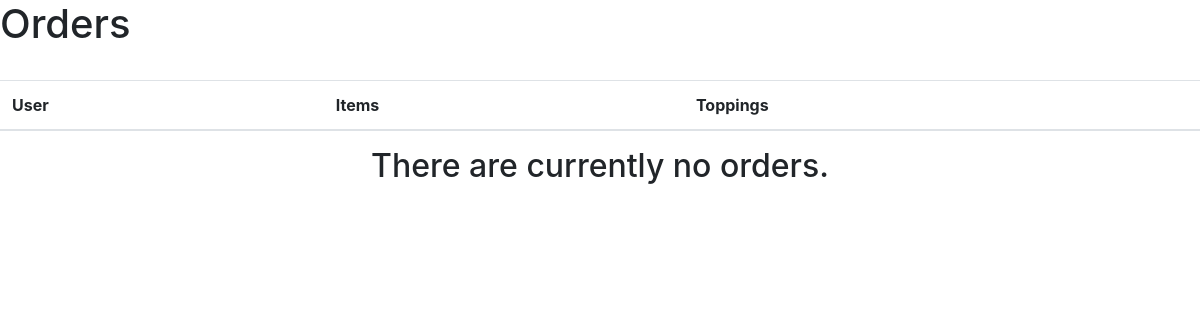
Page /orders (signed in) on the earlier database version.
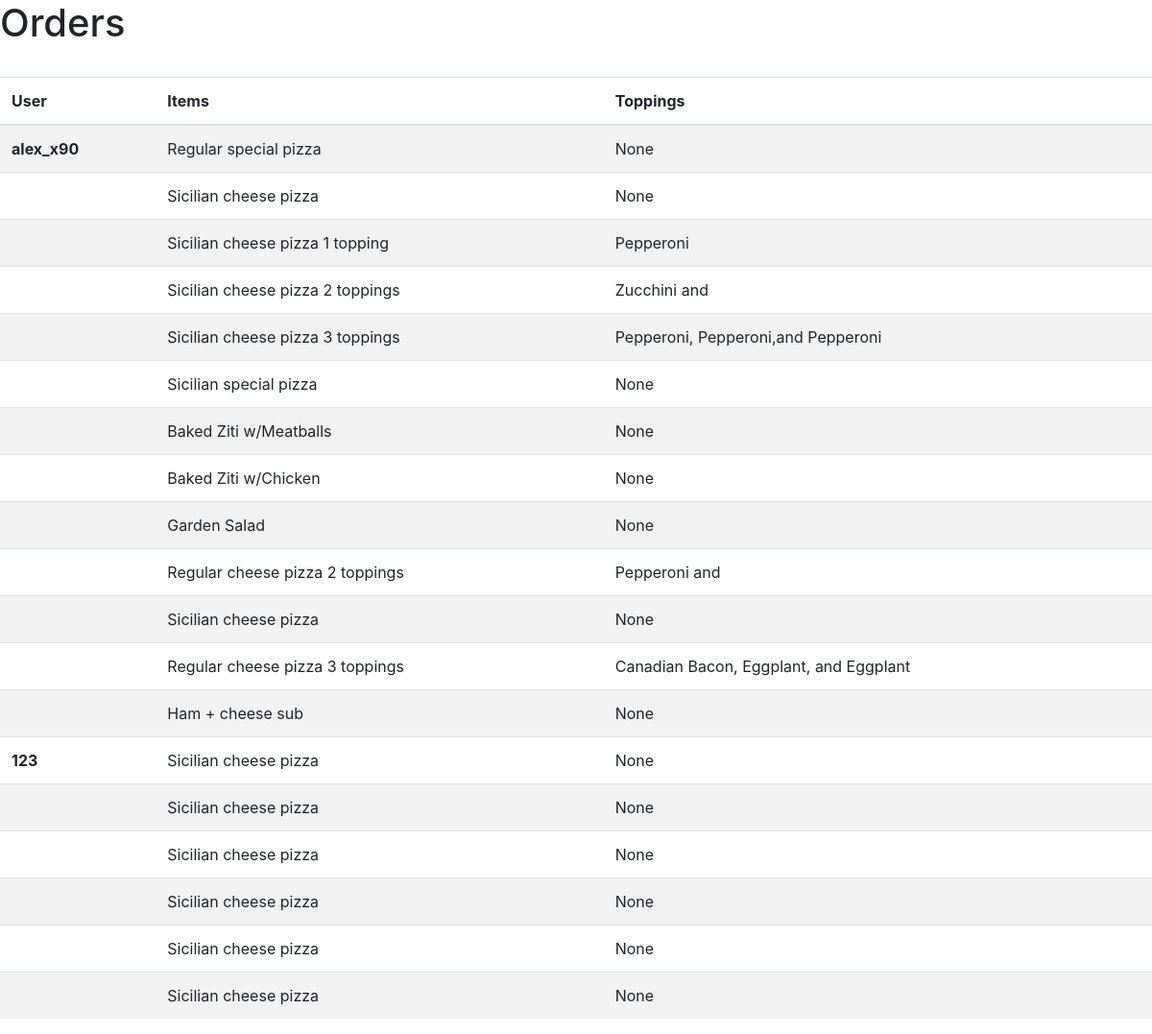
Same page on the later database version.
### orders/models.py (models this page shows)
class orders(models.Model):
    user = models.CharField(max_length=64)
    items = models.CharField(max_length=64)
    toppings = models.CharField(max_length=64)

### orders/views.py (the view, shortened to what this page needs)
# urls.py: path("orders", views.order,name="orders"),
def order(request):
    if request.user.is_superuser:
        context = {
            "orders": orders.objects.all()
        }
        return render(request, "orders/orders.html", context)

### orders/templates/orders/orders.html
{% extends "orders/layout.html" %}
{% block body %}
<h1>Orders</h1>
<br>
<table class="table table-striped">
    <thead>
        <th scope="col">User</th>
        <th scope="col">Items</th>
        <th scope="col">Toppings</th>
    </thead>
    <tbody>
        {% regroup orders by user as order_list %}
        {% for order in order_list %}
        <tr>
        <th scope="row">{{ order.grouper }}</th>
            {% for item in order.list %}
                <td>{{ item.items }}</td>
                <td>{{ item.toppings }}</td>
                </tr>
                {% if not forloop.last %}
                <tr>
                <th scope="row"></th>
                {% endif %}
            {% endfor %}
        {% endfor %}
    </tbody>
</table>
{% if not order_list %}
    <h2 class="empty">There are currently no orders.</h2>
{% endif %}
{% endblock %}

### orders/templates/orders/layout.html (shortened to what this page needs)
<!DOCTYPE html>
<html>
    <head>
        {% load staticfiles %}
        <link rel="stylesheet" href="https://stackpath.bootstrapcdn.com/bootstrap/4.1.1/css/bootstrap.min.css">
        <link rel="stylesheet" type="text/css" href="{% static 'orders/css/style.css' %}"/>
    </head>
    <body>
        {% block body %}
        {% endblock %}
    </body>
</html>

Differences in the rows shown:
added orders: grouper "alex_x90", items "Regular special pizza", toppings "None"
added orders: items "Sicilian cheese pizza", toppings "None", shown under "alex_x90"
added orders: items "Sicilian cheese pizza 1 topping", toppings "Pepperoni", shown under "alex_x90"
added orders: items "Sicilian cheese pizza 2 toppings", toppings "Zucchini and", shown under "alex_x90"
added orders: items "Sicilian cheese pizza 3 toppings", toppings "Pepperoni, Pepperoni,and Pepperoni", shown under "alex_x90"
added orders: items "Sicilian special pizza", toppings "None", shown under "alex_x90"
added orders: items "Baked Ziti w/Meatballs", toppings "None", shown under "alex_x90"
added orders: items "Baked Ziti w/Chicken", toppings "None", shown under "alex_x90"
added orders: items "Garden Salad", toppings "None", shown under "alex_x90"
added orders: items "Regular cheese pizza 2 toppings", toppings "Pepperoni and", shown under "alex_x90"
added orders: items "Sicilian cheese pizza", toppings "None", shown under "alex_x90"
added orders: items "Regular cheese pizza 3 toppings", toppings "Canadian Bacon, Eggplant, and Eggplant", shown under "alex_x90"
added orders: items "Ham + cheese sub", toppings "None", shown under "alex_x90"
added orders: grouper "123", items "Sicilian cheese pizza", toppings "None"
added orders: items "Sicilian cheese pizza", toppings "None", shown under "123"
added orders: items "Sicilian cheese pizza", toppings "None", shown under "123"
added orders: items "Sicilian cheese pizza", toppings "None", shown under "123"
added orders: items "Sicilian cheese pizza", toppings "None", shown under "123"
added orders: items "Sicilian cheese pizza", toppings "None", shown under "123"
Other differences:
text no longer shown: "There are currently no orders."
